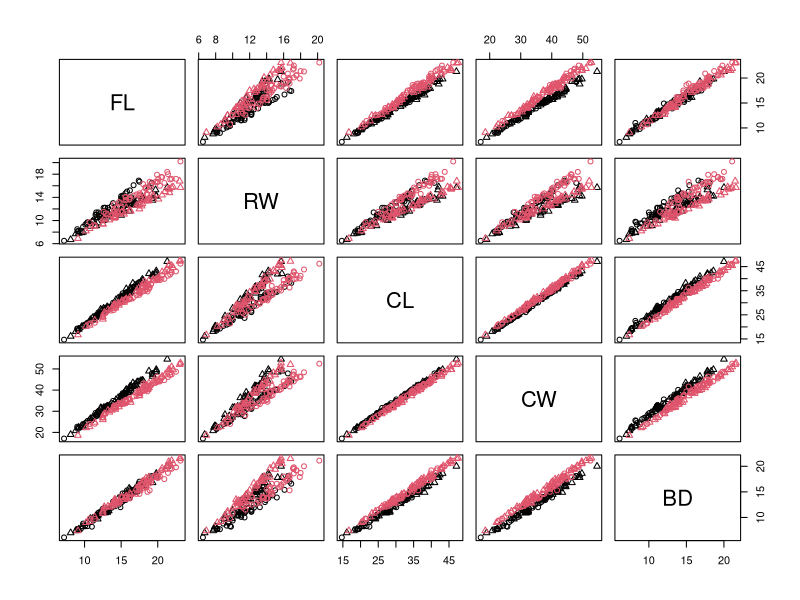
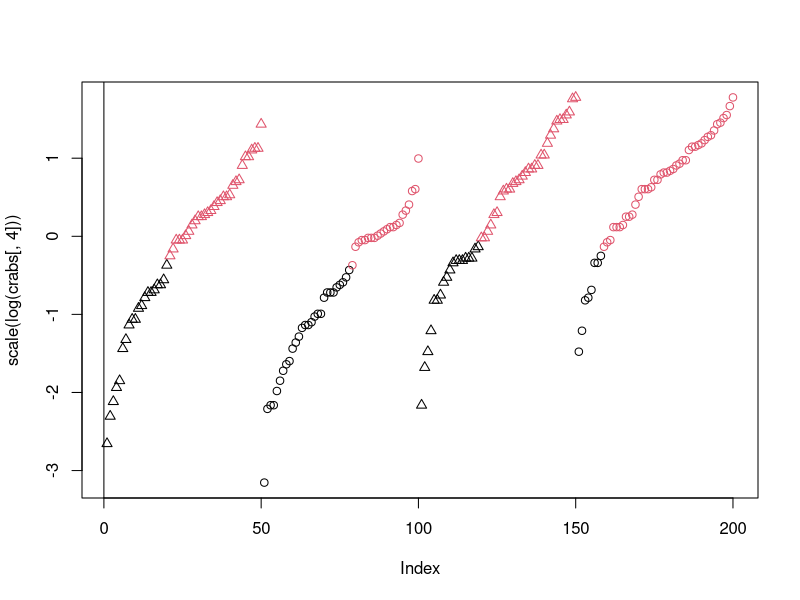
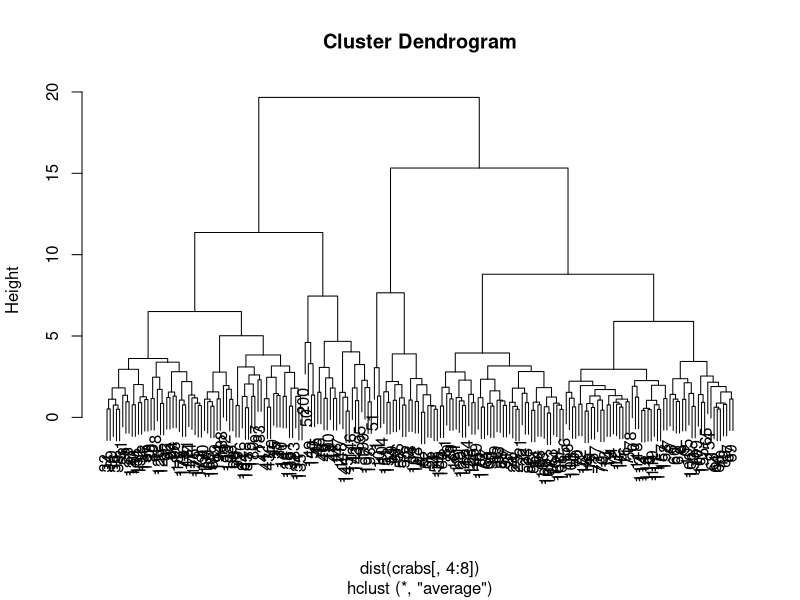
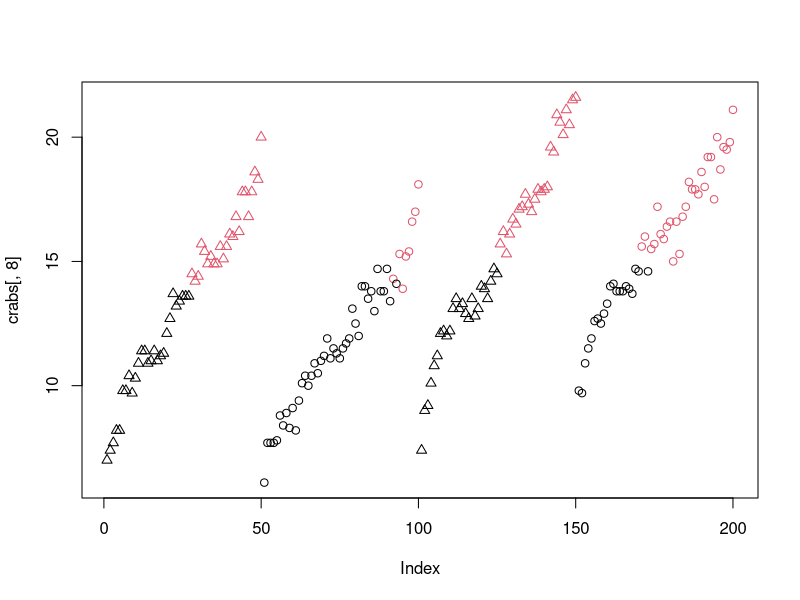

Recreate these plots in R, in order.
#1)a)

#buscar 2 clusters y ver si detecta primero la especie o el sexo, dependiendo del metodo me puede dar uno u otro
#de que depende eso?

library(MASS)
data(crabs)
summary(crabs)
plot(crabs[,4:8],col=as.numeric(crabs[,1]),pch=as.numeric(crabs[,2]))

#En este dataset se sugiere usar una transformación logaritmica de los datos en primer lugar, y a partir de allí usar los
#datos con distintos escalados (por ejemplo, usar scale() o usar PCA -prcomp()- escalando los datos
#previamente o usar primero PCA y después escalar los datos, una vez girados).

#aplico k-means
cckmeans<-kmeans(scale(log(crabs[,4:8])),cent=2)
#plot(crabs[,4:8],pch=as.numeric(crabs[,2]),col=cc$cluster)
plot(scale(log(crabs[,4])),pch=as.numeric(crabs[,2]),col=cckmeans$cluster)
abline(v=0)


cchlust<-hclust(dist(crabs[,4:8]),method="average") #"single" "average" "complete"
#controlar el dendograma
plot(cchlust)
#ver el clustering
plot(crabs[,8],pch=as.numeric(crabs[,2]),col=cutree(cchlust,k=2))

#hago una tabla de confusion para comparar
cont.table <- table(cckmeans$cluster, cutree(cchlust,k=2))
print(cont.table)

library(e1071)
# Find optimal match between the two classifications
class.match <- matchClasses(as.matrix(cont.table),method="exact")
# Print the confusion table, with rows permuted to maximize the diagonal
print(cont.table[,class.match])


#La uniforme siempre es el peor dataset para buscar clusters
#b)